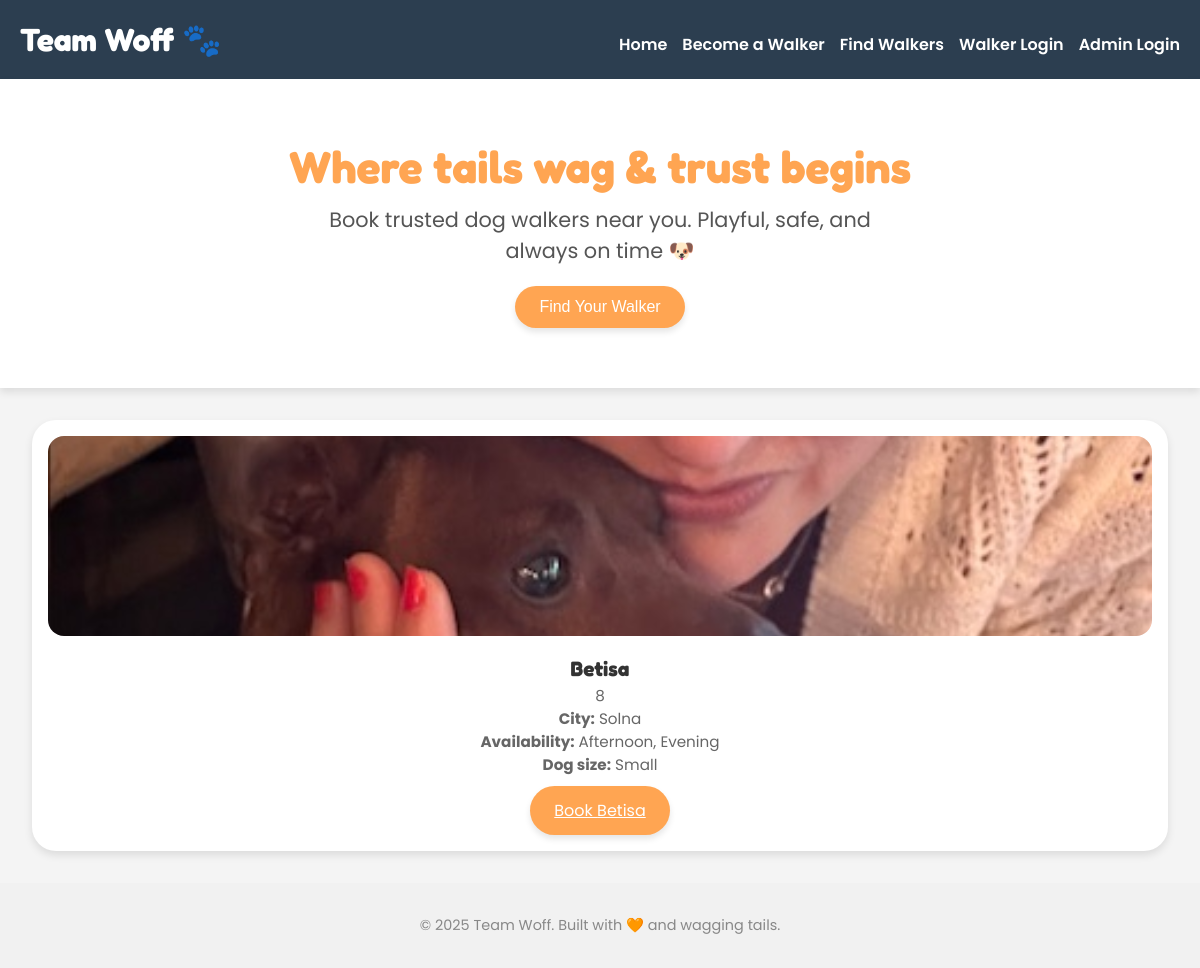
The app's page /, older data.
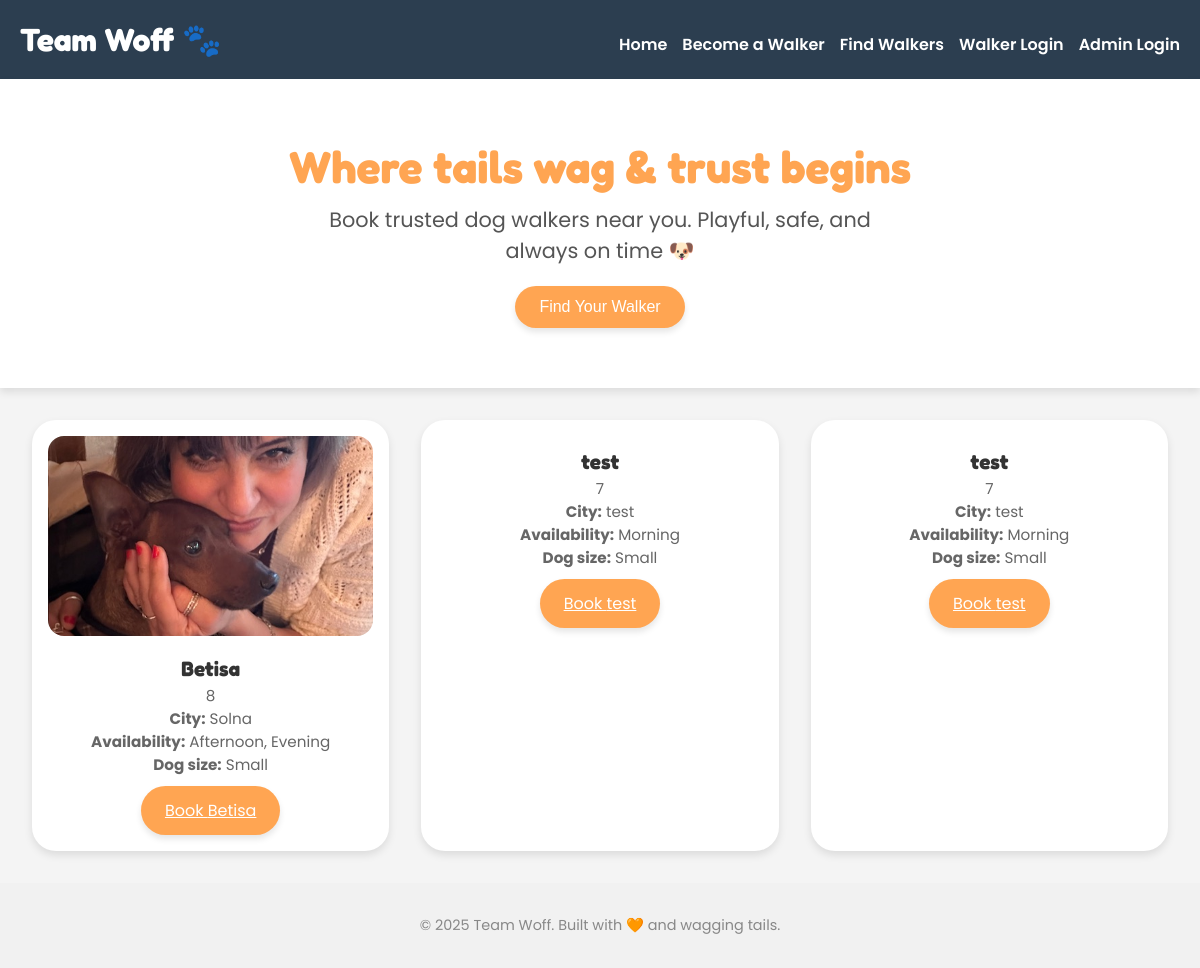
The same page, newer data.
### app.py (models this page shows)
class DogWalker(db.Model):
    __tablename__ = 'dog_walker'  # 💥 THIS is the missing line
    id = db.Column(db.Integer, primary_key=True)
    name = db.Column(db.String(100))
    city = db.Column(db.String(100))
    experience = db.Column(db.String(100))
    availability = db.Column(db.String(100))
    dog_size = db.Column(db.String(100))
    photo = db.Column(db.String(200))
    about_me = db.Column(db.Text)
    email = db.Column(db.String(100))
    phone = db.Column(db.String(20))
    price_morning = db.Column(db.Integer)
    price_afternoon = db.Column(db.Integer)
    price_evening = db.Column(db.Integer)
    password_hash = db.Column(db.String(256))

### app.py (the view)
@app.route('/')
def home():
    walkers = DogWalker.query.limit(3).all()  # Show only 3 for homepage
    return render_template('index.html', walkers=walkers)

### app.py (called while the page is built)
@app.context_processor
def inject_session():
    return dict(session=session)

### templates/index.html (shortened to what this page needs)
{% extends 'base.html' %}
{% block content %}
  <section class="hero">
    <h2>Where tails wag & trust begins</h2>
    <p>Book trusted dog walkers near you. Playful, safe, and always on time 🐶</p>
    <button class="cta-button" onclick="window.location.href='/walkers'">Find Your Walker</button>
  </section>
  <div class="card-container">
    {% if walkers %}
      {% for walker in walkers %}
        <div class="walker-card">
          {% if walker.photo %}
            <img src="{{ url_for('static', filename='uploads/' ~ walker.photo) }}" alt="Photo of {{ walker.name }}">
          {% endif %}
          <h3>{{ walker.name }}</h3>
          <p>{{ walker.experience }}</p>
          <p><strong>City:</strong> {{ walker.city }}</p>
          <p><strong>Availability:</strong> {{ walker.availability }}</p>
          <p><strong>Dog size:</strong> {{ walker.dog_size }}</p>
          <a href="{{ url_for('book_walker', id=walker.id) }}" class="cta-button" style="margin-top: 10px; display: inline-block;">Book {{ walker.name }}</a>
        </div>
      {% endfor %}
    {% else %}
      <p style="text-align: center; font-size: 1.2rem;">🐶 No walkers registered yet. Be the first to bark up the right tree!</p>
    {% endif %}
  </div>
{% endblock %}

Row changes from the older to the newer data that the page shows:
added DogWalker: name "test", experience "7", city "test", availability "Morning", dog_size "Small"
added DogWalker: name "test", experience "7", city "test", availability "Morning", dog_size "Small"
